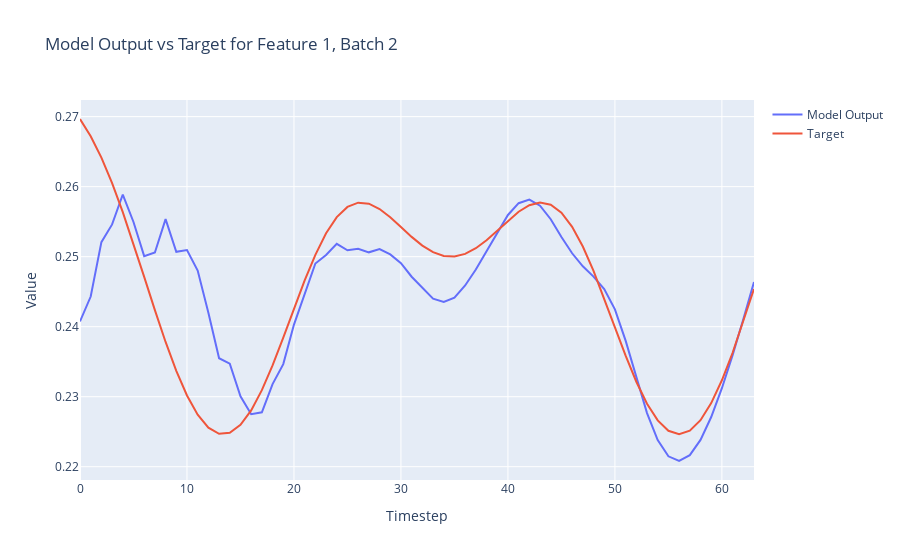

Notebook code cell kept with this figure:
### Code cell
import plotly.graph_objects as go

def plot_model_output_vs_target(model_outputs, targets, batch_index=0, feature_index=0):
    # Extract the specified feature for the given batch from both the model outputs and targets
    model_output_series = model_outputs[batch_index, :, feature_index].detach().numpy()
    target_series = targets[batch_index, :, feature_index].numpy()
    
    # Create a range for the x-axis (timesteps)
    timesteps = list(range(model_output_series.shape[0]))
    
    # Create traces
    model_trace = go.Scatter(x=timesteps, y=model_output_series, mode='lines', name='Model Output')
    target_trace = go.Scatter(x=timesteps, y=target_series, mode='lines', name='Target')
    
    # Create the figure and add traces
    fig = go.Figure()
    fig.add_trace(model_trace)
    fig.add_trace(target_trace)
    
    # Add title and labels
    fig.update_layout(title=f'Model Output vs Target for Feature {feature_index}, Batch {batch_index}',
                      xaxis_title='Timestep',
                      yaxis_title='Value')
    
    # Show the figure
    fig.show()

# Assuming `y` and `Y` are your model outputs and targets, respectively
# Adjust batch_index and feature_index as needed
plot_model_output_vs_target(outputs.to("cpu"), Y.to("cpu"), batch_index=2, feature_index=1)

### Figure 1 — Plotly figure (JSON) as saved in the notebook; plotly's stock layout.template omitted (floating-point values rounded to 4 significant figures)
{"data": [{"mode": "lines", "name": "Model Output", "type": "scatter", "x": [0, 1, 2, 3, 4, 5, 6, 7, 8, 9, 10, 11, 12, 13, 14, 15, 16, 17, 18, 19, 20, 21, 22, 23, 24, 25, 26, 27, 28, 29, 30, 31, 32, 33, 34, 35, 36, 37, 38, 39, 40, 41, 42, 43, 44, 45, 46, 47, 48, 49, 50, 51, 52, 53, 54, 55, 56, 57, 58, 59, 60, 61, 62, 63], "y": [0.2407, 0.2443, 0.2521, 0.2546, 0.2589, 0.255, 0.2501, 0.2506, 0.2554, 0.2507, 0.251, 0.248, 0.242, 0.2355, 0.2347, 0.2301, 0.2275, 0.2278, 0.2318, 0.2347, 0.2403, 0.2445, 0.249, 0.2502, 0.2518, 0.2509, 0.2511, 0.2506, 0.2511, 0.2503, 0.2491, 0.2471, 0.2455, 0.244, 0.2435, 0.2441, 0.2459, 0.2482, 0.2508, 0.2534, 0.256, 0.2576, 0.2582, 0.2573, 0.2553, 0.2528, 0.2505, 0.2486, 0.2471, 0.2454, 0.2425, 0.238, 0.2327, 0.2277, 0.2238, 0.2215, 0.2208, 0.2217, 0.2238, 0.2271, 0.2312, 0.2359, 0.2411, 0.2464]}, {"mode": "lines", "name": "Target", "type": "scatter", "x": [0, 1, 2, 3, 4, 5, 6, 7, 8, 9, 10, 11, 12, 13, 14, 15, 16, 17, 18, 19, 20, 21, 22, 23, 24, 25, 26, 27, 28, 29, 30, 31, 32, 33, 34, 35, 36, 37, 38, 39, 40, 41, 42, 43, 44, 45, 46, 47, 48, 49, 50, 51, 52, 53, 54, 55, 56, 57, 58, 59, 60, 61, 62, 63], "y": [0.2697, 0.2672, 0.2641, 0.2605, 0.2564, 0.2518, 0.2471, 0.2424, 0.2378, 0.2337, 0.2302, 0.2274, 0.2256, 0.2247, 0.2248, 0.226, 0.228, 0.2309, 0.2345, 0.2384, 0.2426, 0.2466, 0.2503, 0.2533, 0.2556, 0.2571, 0.2577, 0.2576, 0.2568, 0.2556, 0.2542, 0.2528, 0.2516, 0.2506, 0.2501, 0.25, 0.2504, 0.2512, 0.2524, 0.2537, 0.2551, 0.2564, 0.2573, 0.2577, 0.2574, 0.2563, 0.2543, 0.2515, 0.248, 0.244, 0.2399, 0.2359, 0.2321, 0.229, 0.2266, 0.2251, 0.2246, 0.2251, 0.2266, 0.2291, 0.2323, 0.2363, 0.2407, 0.2454]}], "layout": {"title": {"text": "Model Output vs Target for Feature 1, Batch 2"}, "xaxis": {"title": {"text": "Timestep"}}, "yaxis": {"title": {"text": "Value"}}}}
